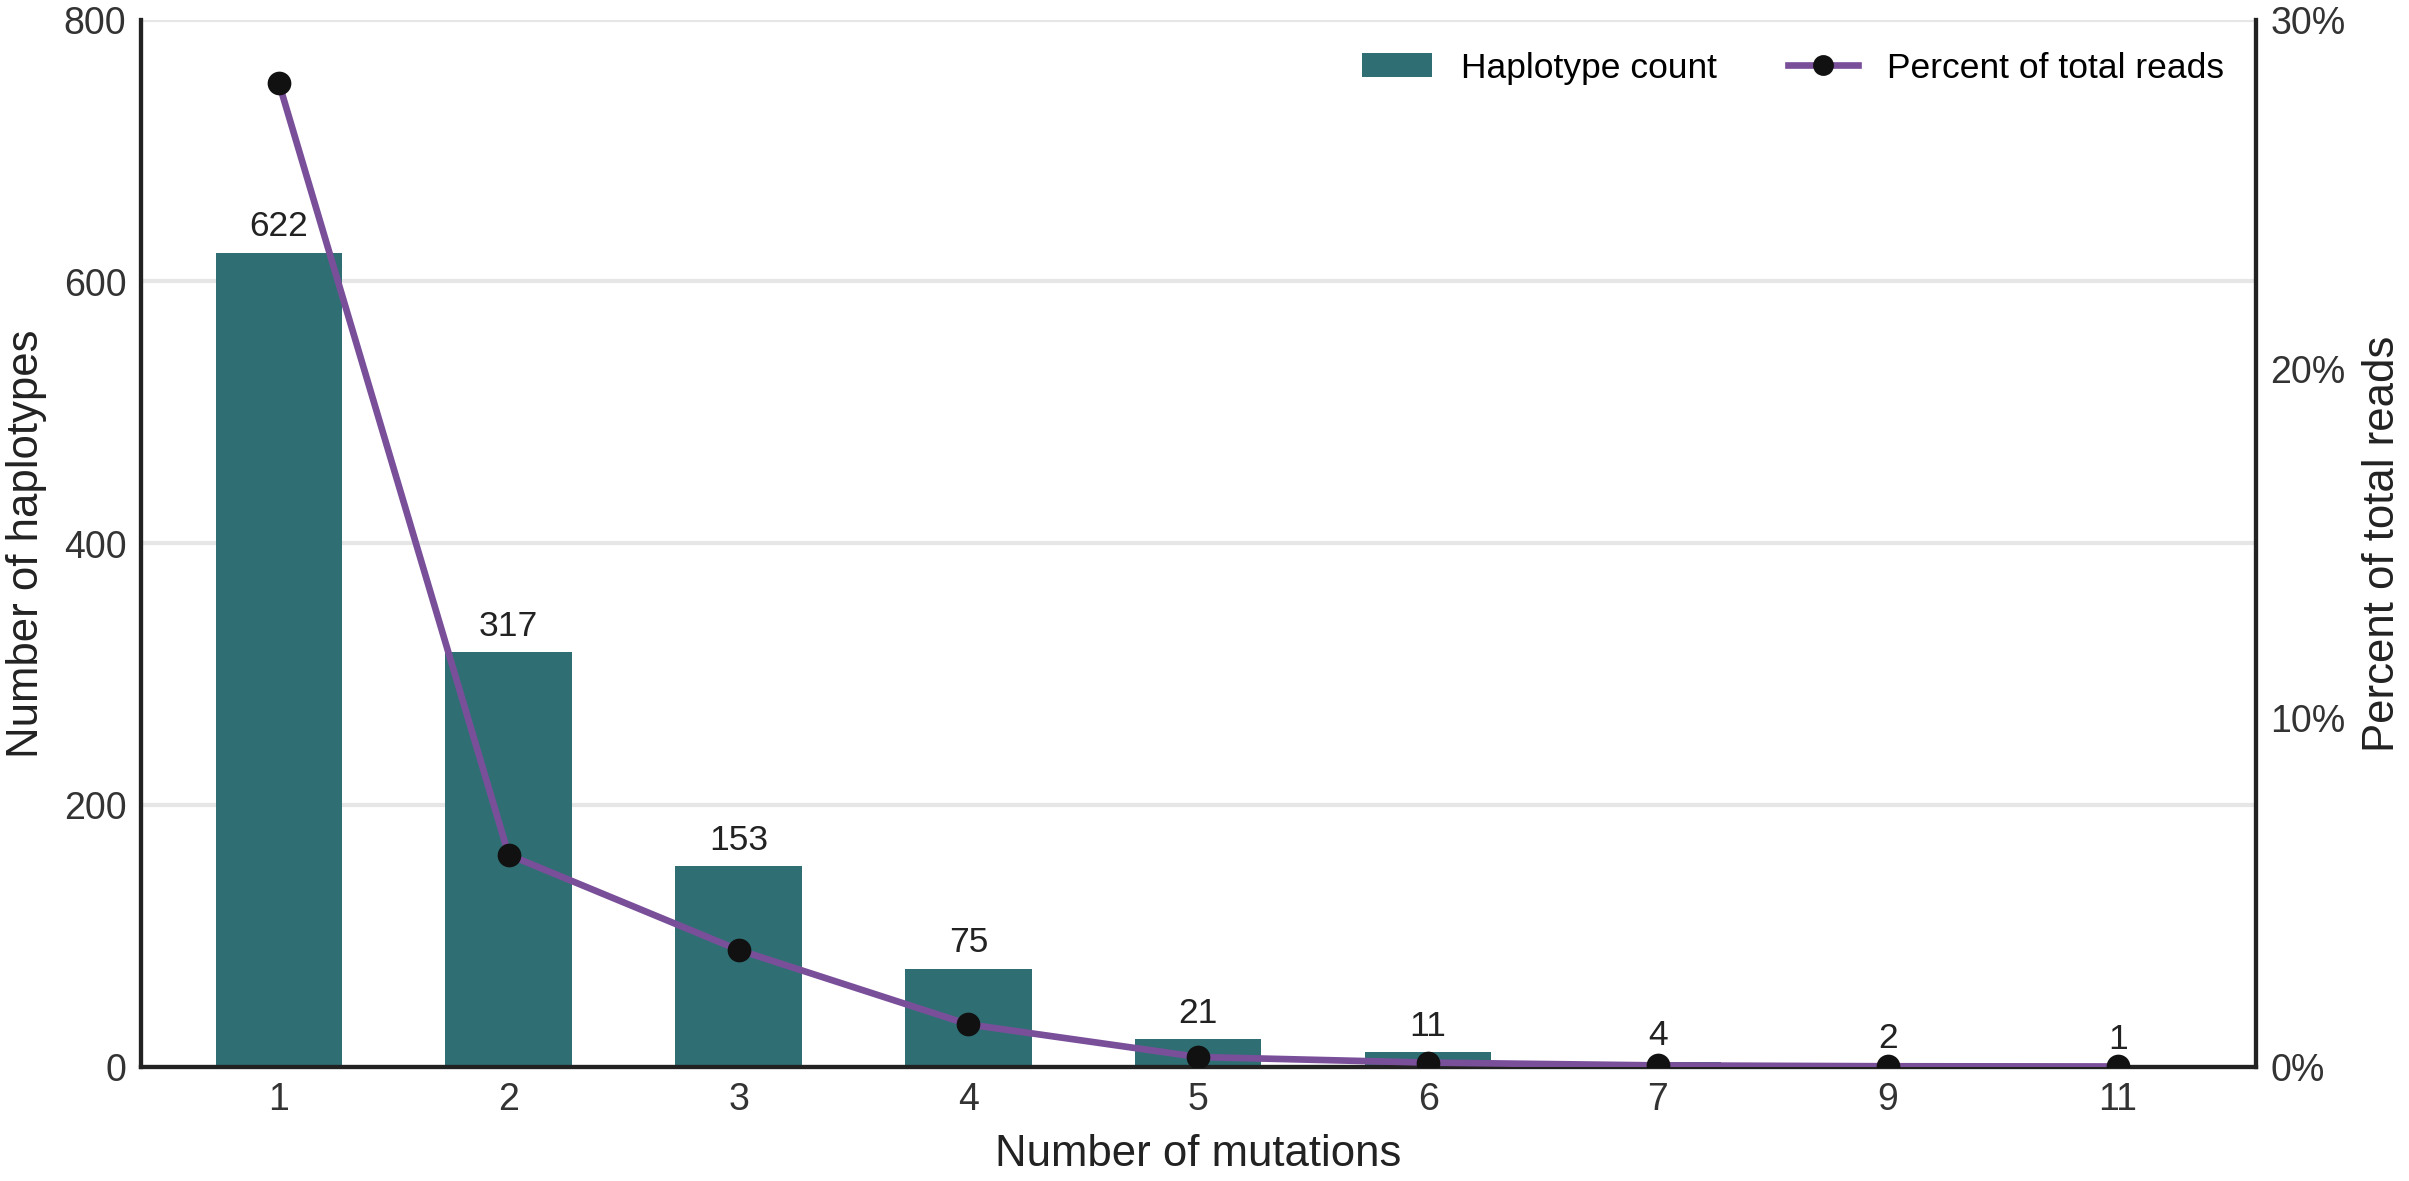

Generate this figure with Python:
"""
Figure S3 - how far the haplotypes lie from the most abundant one.

Each nucleotide haplotype is placed in a bin by the number of nucleotide
differences separating it from HT-1, the most abundant haplotype.  Bars give
the number of haplotypes in each bin and carry that count above them; the line
gives the share of all reads those haplotypes represent, on the right axis.
HT-1 itself is not drawn but stays in the read denominator.

Run:      python figureS3.py
Data:     haplotype_mutation_counts.csv
Output:   figureS3.pdf, .svg and .png, and figureS3_values.csv
Requires: python >= 3.9, matplotlib, pandas
"""
import os
import sys
import numpy as np
import pandas as pd
import matplotlib
matplotlib.use('Agg')
import matplotlib.pyplot as plt
from matplotlib.lines import Line2D
from matplotlib.patches import Patch

HERE = os.path.dirname(os.path.abspath(__file__))

DATA = 'haplotype_mutation_counts.csv'
STEM = 'figureS3'
TABLE = 'figureS3_values.csv'
FORMATS = ('pdf', 'svg', 'png')
PNG_DPI = 300
FONT = ['Arial', 'Helvetica', 'Liberation Sans', 'DejaVu Sans']

DROP_ZERO = True                   # HT-1 itself, at distance 0
C_BAR = '#2f6f73'                  # haplotype count
C_LINE = '#7a4f9a'                 # share of reads
C_DOT = '#111111'
C_GRID = '#e6e6e6'
C_AXIS = '#222222'
C_TEXT = '#333333'

BAR_WIDTH = 0.55
LINE_WIDTH, DOT_SIZE = 1.6, 22.0
YLIM_LEFT, YSTEP_LEFT = (0, 800), 200
YLIM_RIGHT, YSTEP_RIGHT = (0, 30), 10
FIG_W, FIG_H = 8.3, 4.2
FS_TICK, FS_LAB, FS_ANN = 9.0, 10.5, 8.5

XLABEL = 'Number of mutations'
YLABEL_LEFT = 'Number of haplotypes'
YLABEL_RIGHT = 'Percent of total reads'
LABEL_BAR = 'Haplotype count'
LABEL_LINE = 'Percent of total reads'

plt.rcParams.update({'font.family': 'sans-serif', 'font.sans-serif': FONT,
                     'pdf.fonttype': 42, 'ps.fonttype': 42,
                     'svg.fonttype': 'none', 'axes.linewidth': 1.0})


def main():
    path = os.path.join(HERE, DATA)
    if not os.path.exists(path):
        sys.exit('%s not found next to the script' % DATA)
    d = pd.read_csv(path)
    total_reads = d['Reads'].sum()
    g = (d.groupby('Mutations_vs_HT1')
           .agg(Haplotypes=('Haplotype', 'size'), Reads=('Reads', 'sum'))
           .reset_index())
    g['Percent_of_reads'] = 100.0 * g['Reads'] / total_reads
    if DROP_ZERO:
        g = g[g['Mutations_vs_HT1'] > 0]
    g = g.sort_values('Mutations_vs_HT1').reset_index(drop=True)
    g.round(4).to_csv(os.path.join(HERE, TABLE), index=False)

    x = np.arange(len(g))
    fig, ax = plt.subplots(figsize=(FIG_W, FIG_H))
    for t in range(YLIM_LEFT[0], YLIM_LEFT[1] + 1, YSTEP_LEFT):
        ax.axhline(t, color=C_GRID, lw=1.0, zorder=0)

    ax.bar(x, g['Haplotypes'], color=C_BAR, width=BAR_WIDTH, zorder=2)
    for xi, n in zip(x, g['Haplotypes']):
        ax.annotate('%d' % n, (xi, n), textcoords='offset points', xytext=(0, 4),
                    ha='center', fontsize=FS_ANN, color=C_AXIS)

    ax2 = ax.twinx()
    ax2.plot(x, g['Percent_of_reads'], color=C_LINE, lw=LINE_WIDTH, zorder=3)
    ax2.scatter(x, g['Percent_of_reads'], s=DOT_SIZE, c=C_DOT, zorder=4)

    ax.set_xlim(-0.6, len(g) - 0.4)
    ax.set_ylim(*YLIM_LEFT)
    ax2.set_ylim(*YLIM_RIGHT)
    ax.set_xticks(x)
    ax.set_xticklabels(g['Mutations_vs_HT1'])
    ax.set_yticks(range(YLIM_LEFT[0], YLIM_LEFT[1] + 1, YSTEP_LEFT))
    ax2.set_yticks(range(YLIM_RIGHT[0], YLIM_RIGHT[1] + 1, YSTEP_RIGHT))
    ax2.set_yticklabels(['%d%%' % t for t in
                         range(YLIM_RIGHT[0], YLIM_RIGHT[1] + 1, YSTEP_RIGHT)])
    ax.set_xlabel(XLABEL, fontsize=FS_LAB, color=C_AXIS)
    ax.set_ylabel(YLABEL_LEFT, fontsize=FS_LAB, color=C_AXIS)
    ax2.set_ylabel(YLABEL_RIGHT, fontsize=FS_LAB, color=C_AXIS)
    for a in (ax, ax2):
        a.tick_params(labelsize=FS_TICK, width=1.0, length=0, colors=C_TEXT)
    for sp in ('top',):
        ax.spines[sp].set_visible(False)
        ax2.spines[sp].set_visible(False)
    for sp in ('left', 'bottom', 'right'):
        ax.spines[sp].set_color(C_AXIS)
        ax2.spines[sp].set_color(C_AXIS)

    ax.legend(handles=[Patch(facecolor=C_BAR, edgecolor='none', label=LABEL_BAR),
                       Line2D([], [], color=C_LINE, lw=LINE_WIDTH, marker='o',
                              markerfacecolor=C_DOT, markeredgecolor=C_DOT,
                              markersize=4, label=LABEL_LINE)],
              loc='upper right', frameon=False, fontsize=FS_ANN, ncol=2)

    fig.tight_layout()
    for f in FORMATS:
        fig.savefig(os.path.join(HERE, '%s.%s' % (STEM, f)), format=f,
                    dpi=PNG_DPI if f == 'png' else None,
                    bbox_inches='tight', pad_inches=0.02)
    plt.close(fig)
    print(g.to_string(index=False))
    print('\nwritten to %s.{%s} and %s' % (STEM, ','.join(FORMATS), TABLE))


if __name__ == '__main__':
    main()
